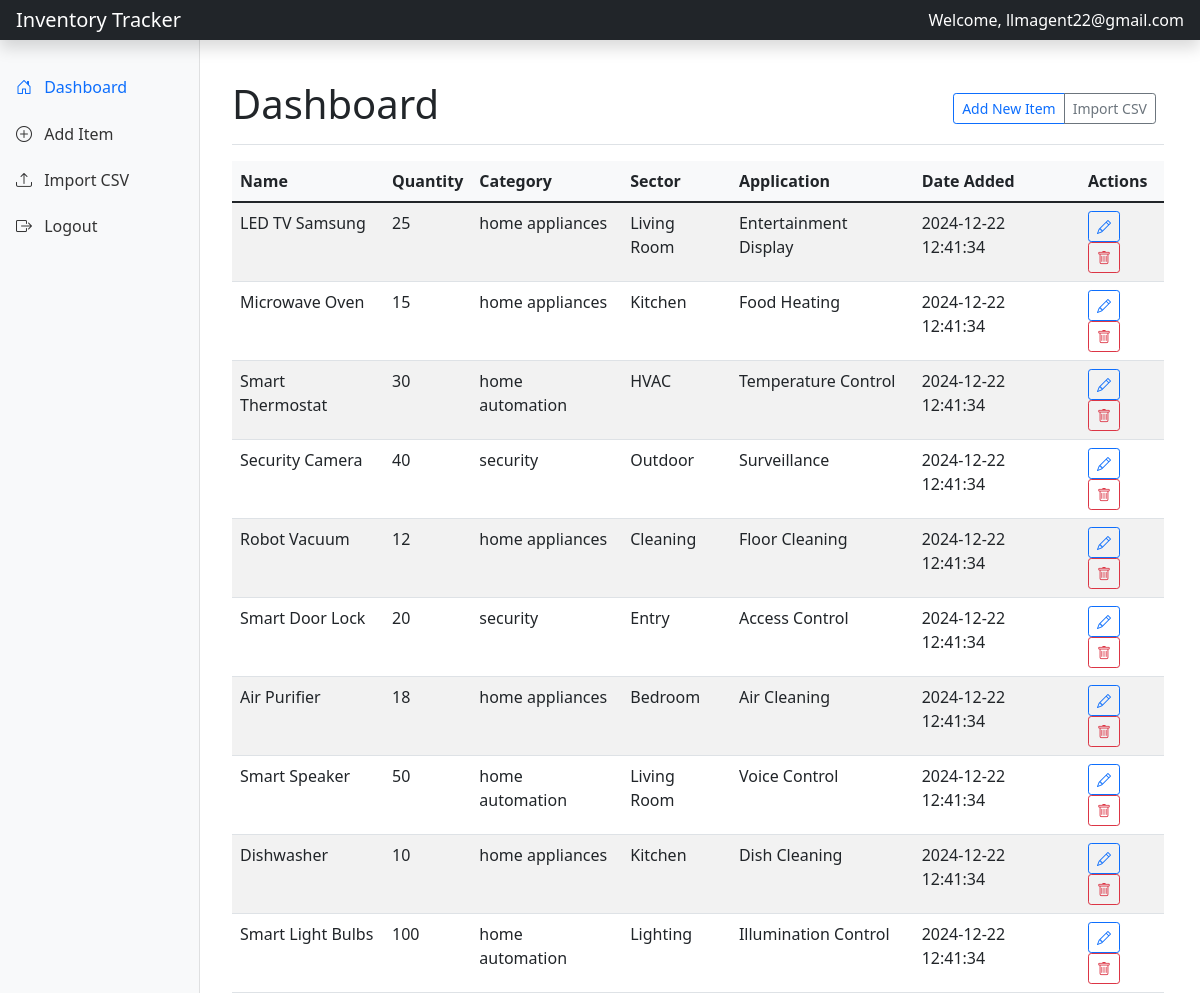
The app's page /dashboard (signed in) with its own data.
### tables this page shows
CREATE TABLE inventory (
            id INTEGER PRIMARY KEY AUTOINCREMENT,
            name TEXT NOT NULL,
            quantity INTEGER NOT NULL,
            category TEXT NOT NULL,
            sector TEXT NOT NULL,
            application TEXT NOT NULL,
            date_added TIMESTAMP DEFAULT CURRENT_TIMESTAMP,
            user_id INTEGER,
            FOREIGN KEY (user_id) REFERENCES users (id)
        );

### app.py (the view)
@app.route('/dashboard')
@login_required
def dashboard():
    conn = get_db_connection()
    items = conn.execute('SELECT * FROM inventory WHERE user_id = ? ORDER BY date_added DESC',
                        (session['user_id'],)).fetchall()
    conn.close()
    return render_template('dashboard.html', items=items)

### app.py (called while the page is built)
def login_required(f):
    @wraps(f)
    def decorated_function(*args, **kwargs):
        if 'user_id' not in session:
            flash('Please log in first.')
            return redirect(url_for('login'))
        return f(*args, **kwargs)
    return decorated_function

def get_db_connection():
    conn = sqlite3.connect('inventory.db')
    conn.row_factory = sqlite3.Row
    return conn

### templates/dashboard.html (shortened to what this page needs)
{% extends 'base.html' %}
{% block content %}
<div class="container-fluid">
    <div class="row">
        <nav id="sidebar" class="col-md-3 col-lg-2 d-md-block bg-light sidebar collapse">
            <div class="position-sticky pt-3">
                <ul class="nav flex-column">
                    <li class="nav-item">
                        <a class="nav-link active" href="{{ url_for('dashboard') }}">
                            <i class="bi bi-house-door"></i> Dashboard
                        </a>
                    </li>
                    <li class="nav-item">
                        <a class="nav-link" href="{{ url_for('add_item') }}">
                            <i class="bi bi-plus-circle"></i> Add Item
                        </a>
                    </li>
                    <li class="nav-item">
                        <a class="nav-link" href="{{ url_for('upload_csv') }}">
                            <i class="bi bi-upload"></i> Import CSV
                        </a>
                    </li>
                    <li class="nav-item">
                        <a class="nav-link" href="{{ url_for('logout') }}">
                            <i class="bi bi-box-arrow-right"></i> Logout
                        </a>
                    </li>
                </ul>
            </div>
        </nav>
        <main class="col-md-9 ms-sm-auto col-lg-10 px-md-4">
            <div class="d-flex justify-content-between flex-wrap flex-md-nowrap align-items-center pt-3 pb-2 mb-3 border-bottom">
                <h1>Dashboard</h1>
                <div class="btn-toolbar mb-2 mb-md-0">
                    <div class="btn-group me-2">
                        <a href="{{ url_for('add_item') }}" class="btn btn-sm btn-outline-primary">Add New Item</a>
                        <a href="{{ url_for('upload_csv') }}" class="btn btn-sm btn-outline-secondary">Import CSV</a>
                    </div>
                </div>
            </div>
            <div class="table-responsive" id="inventory-table">
                <table class="table table-striped table-hover">
                    <thead>
                        <tr>
                            <th>Name</th>
                            <th>Quantity</th>
                            <th>Category</th>
                            <th>Sector</th>
                            <th>Application</th>
                            <th>Date Added</th>
                            <th>Actions</th>
                        </tr>
                    </thead>
                    <tbody>
                        {% for item in items %}
                        <tr>
                            <td>{{ item['name'] }}</td>
                            <td>
                                <span class="quantity-display">{{ item['quantity'] }}</span>
                            </td>
                            <td>{{ item['category'] }}</td>
                            <td>{{ item['sector'] }}</td>
                            <td>{{ item['application'] }}</td>
                            <td>{{ item['date_added'] }}</td>
                            <td>
                                <button class="btn btn-sm btn-outline-primary edit-quantity"
                                        onclick="toggleQuantityEdit(this)">
                                    <i class="bi bi-pencil"></i>
                                </button>
                                <button class="btn btn-sm btn-outline-danger"
                                        hx-delete="{{ url_for('delete_item', item_id=item['id']) }}"
                                        hx-confirm="Are you sure you want to delete this item?"
                                        hx-target="closest tr">
                                    <i class="bi bi-trash"></i>
                                </button>
                            </td>
                        </tr>
                        {% endfor %}
                    </tbody>
                </table>
            </div>
        </main>
    </div>
</div>
{% endblock %}

### templates/base.html (shortened to what this page needs)
<!DOCTYPE html>
<html lang="en">
<head>
    <link href="https://cdn.jsdelivr.net/npm/bootstrap@5.1.3/dist/css/bootstrap.min.css" rel="stylesheet">
    <link rel="stylesheet" href="https://cdn.jsdelivr.net/npm/bootstrap-icons@1.7.2/font/bootstrap-icons.css">
    <link rel="stylesheet" href="{{ url_for('static', filename='css/styles.css') }}">
</head>
<body>
    {% if session.get('user_id') %}
    <header class="navbar navbar-dark sticky-top bg-dark flex-md-nowrap p-0 shadow">
        <a class="navbar-brand col-md-3 col-lg-2 me-0 px-3" href="{{ url_for('dashboard') }}">Inventory Tracker</a>
        <div class="navbar-nav">
            <div class="nav-item text-nowrap">
                <span class="nav-link px-3 text-white">Welcome, {{ session.get('username') }}</span>
            </div>
        </div>
    </header>
    {% endif %}
    <div class="container-fluid">
        {% block content %}{% endblock %}
    </div>
</body>
</html>

### static/css/styles.css (style rules this page uses)
.sidebar { position: fixed; top: 0; bottom: 0; left: 0; z-index: 100; padding: 48px 0 0; box-shadow: inset -1px 0 0 rgba(0, 0, 0, .1); }
.sidebar .nav-link { font-weight: 500; color: #333; padding: 0.5rem 1rem; margin: 0.2rem 0; }
.sidebar .nav-link.active { color: #0d6efd; }
.sidebar .nav-link i { margin-right: 0.5rem; }
main { padding-top: 1.5rem; }
.table { margin-bottom: 0; }
.table th { border-top: none; background-color: #f8f9fa; }
.bi { line-height: 1; }

### records on screen
inventory: name "LED TV Samsung", quantity "25", category "home appliances", sector "Living Room", application "Entertainment Display", date_added "2024-12-22 12:41:34"
inventory: name "Microwave Oven", quantity "15", category "home appliances", sector "Kitchen", application "Food Heating", date_added "2024-12-22 12:41:34"
inventory: name "Smart Thermostat", quantity "30", category "home automation", sector "HVAC", application "Temperature Control", date_added "2024-12-22 12:41:34"
inventory: name "Security Camera", quantity "40", category "security", sector "Outdoor", application "Surveillance", date_added "2024-12-22 12:41:34"
inventory: name "Robot Vacuum", quantity "12", category "home appliances", sector "Cleaning", application "Floor Cleaning", date_added "2024-12-22 12:41:34"
inventory: name "Smart Door Lock", quantity "20", category "security", sector "Entry", application "Access Control", date_added "2024-12-22 12:41:34"
inventory: name "Air Purifier", quantity "18", category "home appliances", sector "Bedroom", application "Air Cleaning", date_added "2024-12-22 12:41:34"
inventory: name "Smart Speaker", quantity "50", category "home automation", sector "Living Room", application "Voice Control", date_added "2024-12-22 12:41:34"
inventory: name "Dishwasher", quantity "10", category "home appliances", sector "Kitchen", application "Dish Cleaning", date_added "2024-12-22 12:41:34"
inventory: name "Smart Light Bulbs", quantity "100", category "home automation", sector "Lighting", application "Illumination Control", date_added "2024-12-22 12:41:34"

### other values on screen
{{ session.get('username') }} "llmagent22@gmail.com"
